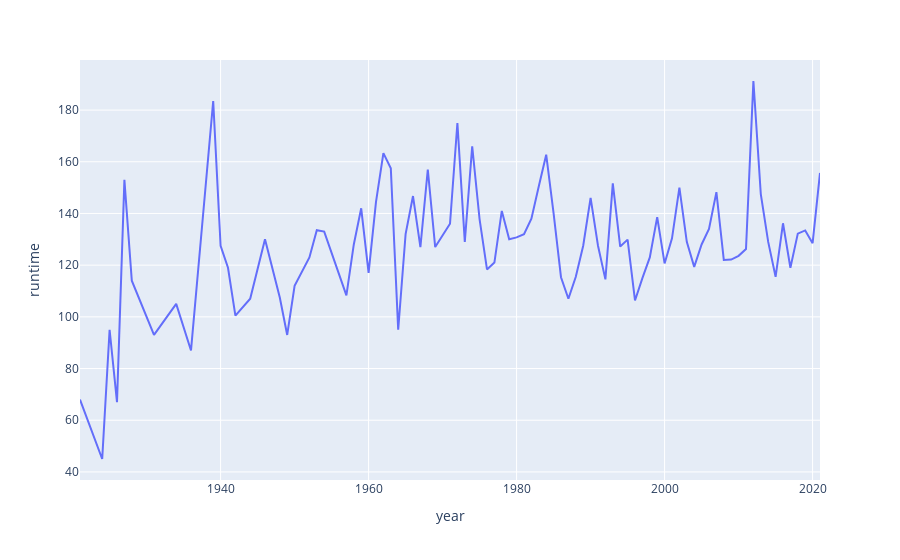

Notebook code for this chart:
### Code cell
px.line(temp_df, x ='year', y ='runtime')

### Figure 1 — Plotly figure (JSON) as saved in the notebook; plotly's stock layout.template omitted (floating-point values rounded to 4 significant figures)
{"data": [{"hovertemplate": "year=%{x}<br>runtime=%{y}<extra></extra>", "legendgroup": "", "line": {"color": "#636efa", "dash": "solid"}, "marker": {"symbol": "circle"}, "mode": "lines", "name": "", "orientation": "v", "showlegend": false, "type": "scatter", "x": [1921, 1924, 1925, 1926, 1927, 1928, 1931, 1934, 1936, 1939, 1940, 1941, 1942, 1944, 1946, 1948, 1949, 1950, 1952, 1953, 1954, 1955, 1957, 1958, 1959, 1960, 1961, 1962, 1963, 1964, 1965, 1966, 1967, 1968, 1969, 1971, 1972, 1973, 1974, 1975, 1976, 1977, 1978, 1979, 1980, 1981, 1982, 1983, 1984, 1985, 1986, 1987, 1988, 1989, 1990, 1991, 1992, 1993, 1994, 1995, 1996, 1997, 1998, 1999, 2000, 2001, 2002, 2003, 2004, 2005, 2006, 2007, 2008, 2009, 2010, 2011, 2012, 2013, 2014, 2015, 2016, 2017, 2018, 2019, 2020, 2021], "xaxis": "x", "y": [68, 45, 95, 67, 153, 114, 93, 105, 87, 183.5, 127.5, 119, 100.5, 107, 130, 107.5, 93, 112, 123, 133.5, 133, 125, 108.3, 128, 142, 117, 144.5, 163.3, 157.5, 95, 132, 146.8, 127, 157, 127, 136, 175, 129, 166, 137.8, 118.3, 121, 141, 130, 130.8, 132, 138, 150.5, 162.8, 140, 115.3, 107, 115.5, 127.5, 146, 127.5, 114.5, 151.7, 127.2, 129.9, 106.3, 115, 123, 138.6, 120.7, 130.4, 150, 129, 119.3, 128, 134, 148.2, 122, 122.2, 123.6, 126.2, 191.2, 147.5, 129, 115.5, 136.2, 119, 132.2, 133.4, 128.5, 155.7], "yaxis": "y"}], "layout": {"legend": {"tracegroupgap": 0}, "margin": {"t": 60}, "xaxis": {"anchor": "y", "domain": [0, 1], "title": {"text": "year"}}, "yaxis": {"anchor": "x", "domain": [0, 1], "title": {"text": "runtime"}}}}
